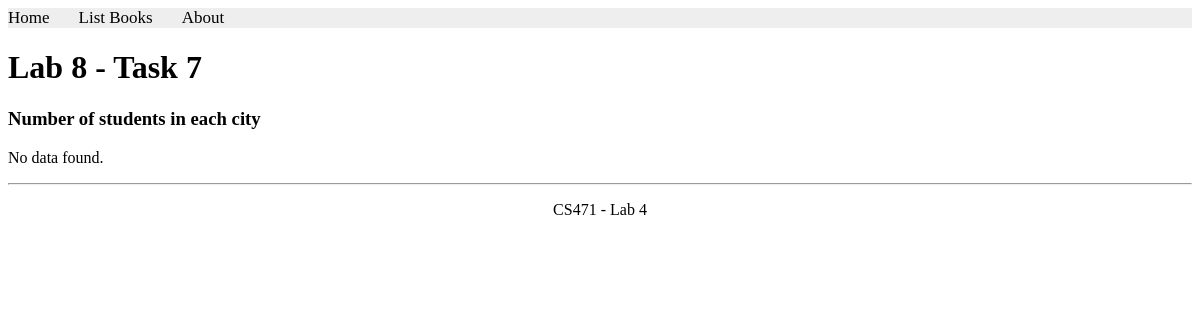
Page /books/lab8/task7 on the earlier database version.
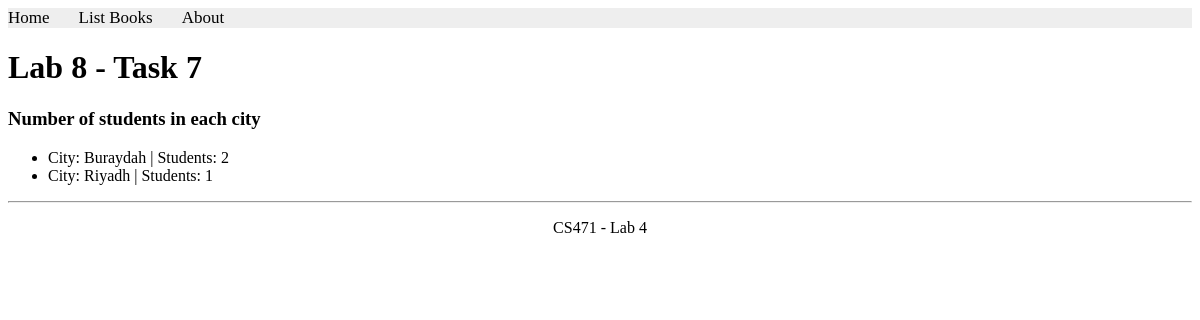
Same page on the later database version.
### apps/bookmodule/models.py (models this page shows, shortened)
class Address(models.Model):
    city = models.CharField(max_length=50)

### apps/bookmodule/views.py (the view)
# urls.py: path('lab8/task7', views.lab8_task7, name='lab8_task7'),
def lab8_task7(request):
    students = Student.objects.values('address__city').annotate(count=Count('id'))
    return render(request, 'bookmodule/lab8_task7.html', {'students': students})

### apps/templates/bookmodule/lab8_task7.html (shortened to what this page needs)
{% extends "layouts/base.html" %}
{% block content %}
<h1>Lab 8 - Task 7</h1>
<h3>Number of students in each city</h3>
{% if students %}
    <ul>
        {% for s in students %}
            <li>
                City: {{ s.address__city }} | Students: {{ s.count }}
            </li>
        {% endfor %}
    </ul>
{% else %}
    <p>No data found.</p>
{% endif %}
{% endblock content %}

### apps/templates/layouts/base.html (shortened to what this page needs)
<!DOCTYPE html>
<html>
{% load static %}
<head>
  <link rel="stylesheet" href="{% static 'styles.css' %}">
  <link rel="stylesheet" href="https://cdnjs.cloudflare.com/ajax/libs/font-awesome/4.7.0/css/font-awesome.min.css">
</head>
<body>
    {% include "includes/header.html" %}
    {% block content %} {% endblock content %}
    {% include "includes/footer.html" %}
</body>
</html>

### apps/templates/includes/header.html
{% with request.resolver_match.url_name as url_name %}
<div class="topnav">
    <a class="{% if url_name == 'books.index' %}active{% endif %}" href="{% url "books.index" %}">Home</a>
    <a class="{% if url_name == 'books.list_books' %}active{% endif %}" href="{% url "books.list_books" %}">List Books</a>
    <a class="{% if url_name == 'books.aboutus' %}active{% endif %}" href="{% url "books.aboutus" %}">About</a>
</div>
{% endwith %}

### apps/templates/includes/footer.html
<hr>
<p style="text-align:center;">CS471 - Lab 4</p>

### apps/static/styles.css (style rules this page uses)
.topnav { background-color: #eeeeee; width: 100%; }
.topnav a { color: #000000; text-align: center; margin-right: 25px; text-decoration: none; font-size: 17px; }

Differences in the rows shown:
added Address: address__city "Buraydah", count "2"
added Address: address__city "Riyadh", count "1"
Other differences:
text no longer shown: "No data found."
